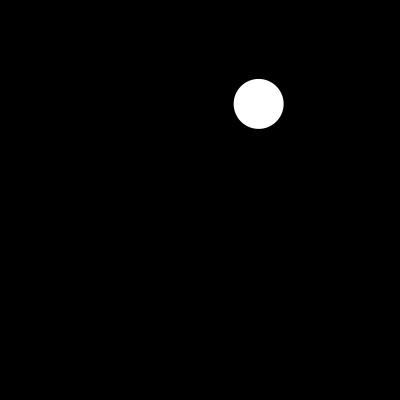
Frame 1 (no input)
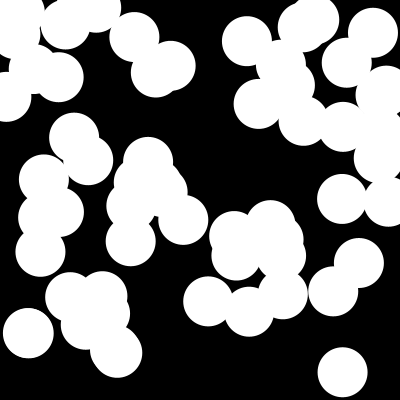
Frame 60 (the mouse pressed at the canvas centre just before this capture)
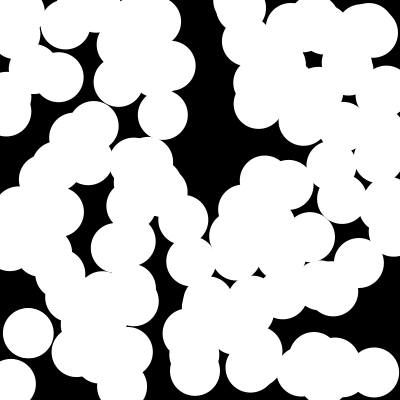
Frame 120 (the mouse held since frame 60 and released just before this capture)

The Processing sketch that drew these frames (run headless with seeded random() and noise(); from frame 60 on, the mouse is pressed at the canvas centre):

// Processing sketch: sketch_04_003
// ── sketch_04_003.pde
// 初期化関数
void setup() {
  size(400, 400); // キャンバスを(400,400)に設定
  noStroke(); // 枠線を描画しない
  background(0); // 背景を黒で描画（塗る）
}

// ループ関数
void draw() {
  // x,y座標を0〜400の乱数で円を描画
  ellipse(random(400), random(400), 50, 50);
}
